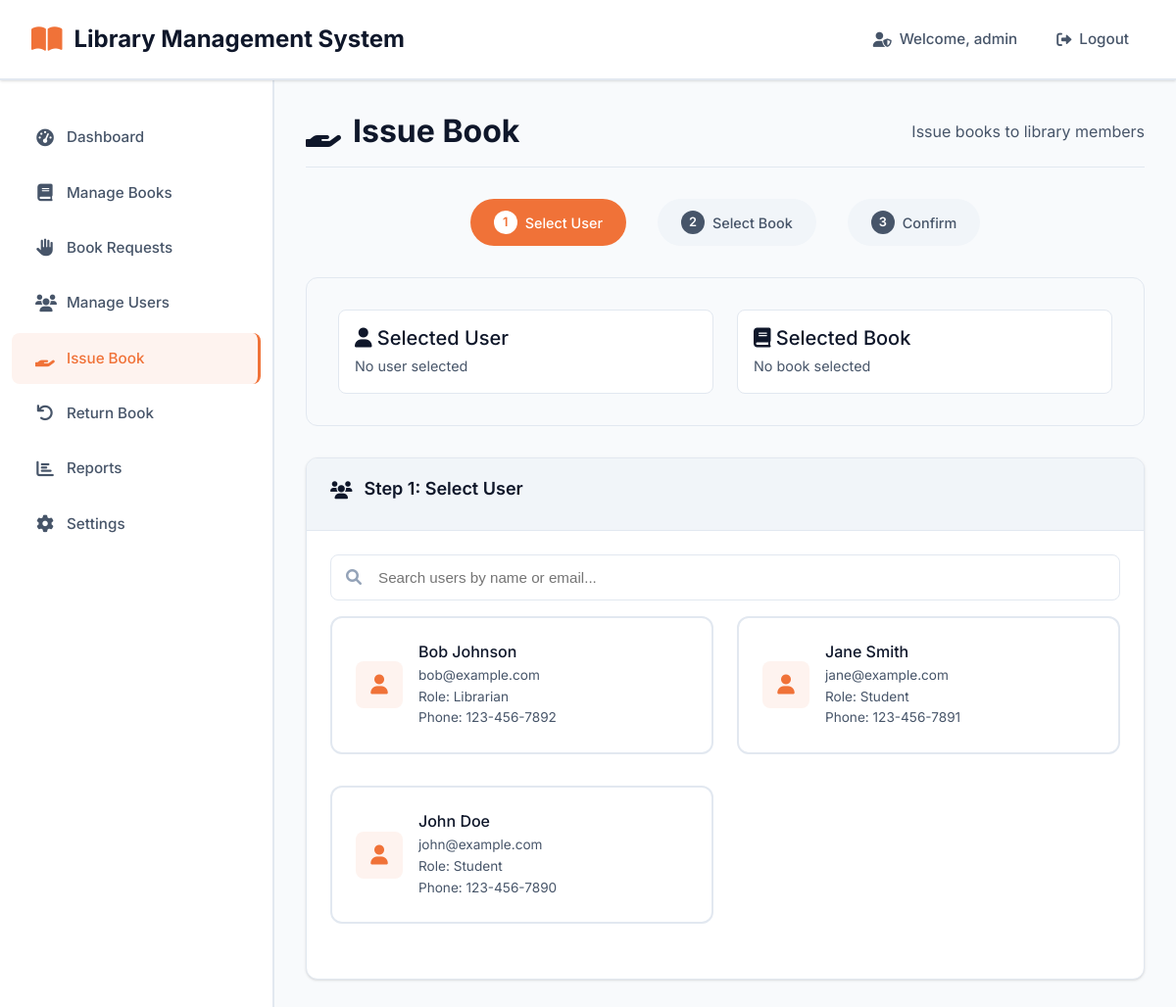
Page /admin/issue-book.php (signed in) on the committed database.
### tables this page shows
CREATE TABLE users (
    user_id INT PRIMARY KEY AUTO_INCREMENT,
    name VARCHAR(100) NOT NULL,
    email VARCHAR(100) UNIQUE NOT NULL,
    password VARCHAR(255) NOT NULL,
    role VARCHAR(50) NOT NULL DEFAULT 'student',
    phone VARCHAR(20),
    address TEXT,
    registration_date DATE DEFAULT (CURRENT_DATE),
    status VARCHAR(20) DEFAULT 'active',
    created_at TIMESTAMP DEFAULT CURRENT_TIMESTAMP,
    updated_at TIMESTAMP DEFAULT CURRENT_TIMESTAMP ON UPDATE CURRENT_TIMESTAMP
);

### includes/functions.php (called while the page is built, shortened)
<?php
function getUsers($search = '', $role = '') {
    try {
        $db = getDB();
        $sql = "SELECT user_id, name, email, role, phone, address, registration_date, status
                FROM users WHERE 1=1";
        $params = [];
        $sql .= " ORDER BY name ASC";
        $stmt = $db->prepare($sql);
        $execute_result = $stmt->execute();
        $results = $stmt->fetchAll();
        return $results;
    } catch (Exception $e) {
        file_put_contents('/tmp/search_debug.txt', "Exception: " . $e->getMessage() . "\n", FILE_APPEND);
        error_log("Get users error: " . $e->getMessage());
        return [];
    }
}
?>

### admin/issue-book.php (the view, shortened to what this page needs)
<?php
require_once '../includes/functions.php';
$activeUsers = getUsers('', '');
$activeUsers = array_filter($activeUsers, function($user) {
    return $user['status'] === 'active';
});
?>
<!DOCTYPE html>
<html lang="en">
<head>
    <link rel="stylesheet" href="../assets/css/fixed-modern.css">
    <link rel="stylesheet" href="https://cdnjs.cloudflare.com/ajax/libs/font-awesome/6.0.0/css/all.min.css">
</head>
<body class="admin-layout">
    <nav class="admin-navbar">
        <div class="navbar-content">
            <a href="dashboard.php" class="navbar-brand">
                <i class="fas fa-book-open"></i>
                <?php echo SITE_NAME; ?>
            </a>
            <ul class="navbar-nav">
                <li><span class="nav-text"><i class="fas fa-user-shield"></i> Welcome, <?php echo htmlspecialchars($_SESSION['user_name']); ?></span></li>
                <li><a href="../includes/logout.php" class="nav-link"><i class="fas fa-sign-out-alt"></i> Logout</a></li>
            </ul>
        </div>
    </nav>
    <div class="admin-container">
        <aside class="admin-sidebar">
            <ul class="sidebar-nav">
                <li class="nav-item">
                    <a href="dashboard.php" class="nav-link">
                        <i class="fas fa-tachometer-alt"></i> Dashboard
                    </a>
                </li>
                <li class="nav-item">
                    <a href="books.php" class="nav-link">
                        <i class="fas fa-book"></i> Manage Books
                    </a>
                </li>
                <li class="nav-item">
                    <a href="book-requests.php" class="nav-link">
                        <i class="fas fa-hand-paper"></i> Book Requests
                    </a>
                </li>
                <li class="nav-item">
                    <a href="users.php" class="nav-link">
                        <i class="fas fa-users"></i> Manage Users
                    </a>
                </li>
                <li class="nav-item">
                    <a href="issue-book.php" class="nav-link active">
                        <i class="fas fa-hand-holding"></i> Issue Book
                    </a>
                </li>
                <li class="nav-item">
                    <a href="return-book.php" class="nav-link">
                        <i class="fas fa-undo"></i> Return Book
                    </a>
                </li>
                <li class="nav-item">
                    <a href="reports.php" class="nav-link">
                        <i class="fas fa-chart-bar"></i> Reports
                    </a>
                </li>
                <li class="nav-item">
                    <a href="settings.php" class="nav-link">
                        <i class="fas fa-cog"></i> Settings
                    </a>
                </li>
            </ul>
        </aside>
        <main class="main-content">
            <div class="page-header">
                <h1 class="page-title">
                    <i class="fas fa-hand-holding"></i>
                    Issue Book
                </h1>
                <p class="page-subtitle">Issue books to library members</p>
            </div>
            <div class="step-indicator">
                <div class="step completed">
                    <div class="step-number">1</div>
                    Select User
                </div>
                <div class="step active">
                    <div class="step-number">2</div>
                    Select Book
                </div>
                <div class="step pending">
                    <div class="step-number">3</div>
                    Confirm
                </div>
            </div>
            <div class="selection-summary">
                <div class="row">
                    <div class="col-md-6">
                        <div class="selection-item">
                            <div class="selection-info">
                                <h4><i class="fas fa-user"></i> Selected User</h4>
                                <p id="selectedUserText">No user selected</p>
                            </div>
                        </div>
                    </div>
                    <div class="col-md-6">
                        <div class="selection-item">
                            <div class="selection-info">
                                <h4><i class="fas fa-book"></i> Selected Book</h4>
                                <p id="selectedBookText">No book selected</p>
                            </div>
                        </div>
                    </div>
                </div>
            </div>
            <div class="card" id="step1">
                <div class="card-header">
                    <h3 class="card-title">
                        <i class="fas fa-users"></i>
                        Step 1: Select User
                    </h3>
                </div>
                <div class="card-body">
                    <div class="search-box mb-3">
                        <i class="fas fa-search search-icon"></i>
                        <input type="text" id="userSearch" class="search-input" placeholder="Search users by name or email...">
                    </div>
                    <div class="row" id="usersList">
                        <?php if (!empty($activeUsers)): ?>
                            <?php foreach ($activeUsers as $user): ?>
                                <div class="col-md-6 mb-3">
                                    <div class="user-card" data-user-id="<?php echo $user['user_id']; ?>" data-user-name="<?php echo htmlspecialchars($user['name']); ?>" data-user-email="<?php echo htmlspecialchars($user['email']); ?>" data-user-role="<?php echo htmlspecialchars($user['role']); ?>" data-user-phone="<?php echo htmlspecialchars($user['phone'] ?? ''); ?>">
                                        <div class="user-card-content">
                                            <div class="user-icon">
                                                <i class="fas fa-user"></i>
                                            </div>
                                            <div class="user-details">
                                                <h4><?php echo htmlspecialchars($user['name']); ?></h4>
                                                <p><?php echo htmlspecialchars($user['email']); ?></p>
                                                <p>Role: <?php echo ucfirst(htmlspecialchars($user['role'])); ?></p>
                                                <?php if (!empty($user['phone'])): ?>
                                                    <p>Phone: <?php echo htmlspecialchars($user['phone']); ?></p>
                                                <?php endif; ?>
                                            </div>
                                        </div>
                                    </div>
                                </div>
                            <?php endforeach; ?>
                        <?php endif; ?>
                    </div>
                </div>
            </div>
        </main>
    </div>
</body>
</html>

### admin/issue-book.php (style rules this page uses)
.book-card, .user-card { border: 2px solid var(--border-color); cursor: pointer; transition: var(--transition); border-radius: var(--border-radius-lg); padding: 1.5rem; margin-bottom: 1rem; background: var(--bg-primary); }
.step-indicator { display: flex; justify-content: center; margin-bottom: 2rem; }
.step { display: flex; align-items: center; margin: 0 1rem; padding: 0.75rem 1.5rem; border-radius: 50px; font-weight: 500; font-size: 0.9rem; }
.step.active { background: var(--primary-color); color: white; }
.step.pending { background: var(--bg-tertiary); color: var(--text-secondary); }
.step-number { background: white; color: var(--success-color); width: 24px; height: 24px; border-radius: 50%; display: flex; align-items: center; justify-content: center; margin-right: 0.5rem; font-size: 0.8rem; font-weight: 600; }
.step.active .step-number { background: white; color: var(--primary-color); }
.step.pending .step-number { background: var(--text-secondary); color: white; }
.selection-summary { background: var(--bg-secondary); border: 1px solid var(--border-color); border-radius: var(--border-radius-lg); padding: 2rem; margin-bottom: 2rem; }
.selection-item { display: flex; justify-content: space-between; align-items: center; padding: 1rem; background: var(--bg-primary); border-radius: var(--border-radius); margin-bottom: 1rem; border: 1px solid var(--border-color); }
.selection-item:last-child { margin-bottom: 0; }
.selection-info h4 { margin: 0 0 0.25rem 0; color: var(--text-primary); }
.selection-info p { margin: 0; color: var(--text-secondary); font-size: 0.9rem; }
.user-card-content, .book-card-content { display: flex; align-items: center; gap: 1rem; }
.user-icon, .book-icon { width: 48px; height: 48px; background: var(--primary-light); border-radius: var(--border-radius); display: flex; align-items: center; justify-content: center; color: var(--primary-color); font-size: 1.25rem; flex-shrink: 0; }
.user-details, .book-details { flex: 1; }
.user-details h4, .book-details h4 { margin: 0 0 0.25rem 0; color: var(--text-primary); font-size: 1rem; }
.user-details p, .book-details p { margin: 0; color: var(--text-secondary); font-size: 0.85rem; }

### rows in the picture
users: name "Bob Johnson", email "bob@example.com", role "Librarian", phone "123-456-7892"
users: name "Jane Smith", email "jane@example.com", role "Student", phone "123-456-7891"
users: name "John Doe", email "john@example.com", role "Student", phone "123-456-7890"

### other values in the picture
SITE_NAME "Library Management System"
$_SESSION['user_name'] "admin"
